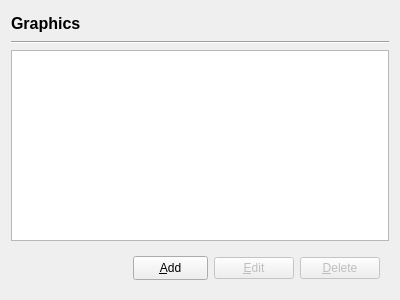
<?xml version="1.0" encoding="UTF-8"?>
<ui version="4.0">
 <class>VisualReportsPage</class>
 <widget class="QWidget" name="VisualReportsPage">
  <property name="geometry">
   <rect>
    <x>0</x>
    <y>0</y>
    <width>400</width>
    <height>300</height>
   </rect>
  </property>
  <property name="windowTitle">
   <string>Form</string>
  </property>
  <layout class="QVBoxLayout" name="verticalLayout">
   <item>
    <widget class="QLabel" name="title">
     <property name="minimumSize">
      <size>
       <width>0</width>
       <height>24</height>
      </size>
     </property>
     <property name="font">
      <font>
       <pointsize>12</pointsize>
       <bold>true</bold>
      </font>
     </property>
     <property name="text">
      <string>Graphics</string>
     </property>
    </widget>
   </item>
   <item>
    <widget class="Line" name="line">
     <property name="orientation">
      <enum>Qt::Horizontal</enum>
     </property>
    </widget>
   </item>
   <item>
    <widget class="QListWidget" name="list"/>
   </item>
   <item>
    <widget class="QWidget" name="widget_2" native="true">
     <layout class="QHBoxLayout" name="horizontalLayout_4">
      <item>
       <spacer name="horizontalSpacer">
        <property name="orientation">
         <enum>Qt::Horizontal</enum>
        </property>
        <property name="sizeHint" stdset="0">
         <size>
          <width>0</width>
          <height>20</height>
         </size>
        </property>
       </spacer>
      </item>
      <item>
       <widget class="QToolButton" name="add">
        <property name="sizePolicy">
         <sizepolicy hsizetype="Fixed" vsizetype="Fixed">
          <horstretch>75</horstretch>
          <verstretch>24</verstretch>
         </sizepolicy>
        </property>
        <property name="minimumSize">
         <size>
          <width>75</width>
          <height>24</height>
         </size>
        </property>
        <property name="maximumSize">
         <size>
          <width>75</width>
          <height>24</height>
         </size>
        </property>
        <property name="text">
         <string>&amp;Add</string>
        </property>
        <property name="popupMode">
         <enum>QToolButton::InstantPopup</enum>
        </property>
       </widget>
      </item>
      <item>
       <widget class="QPushButton" name="edit">
        <property name="enabled">
         <bool>false</bool>
        </property>
        <property name="text">
         <string>&amp;Edit</string>
        </property>
       </widget>
      </item>
      <item>
       <widget class="QPushButton" name="delete_">
        <property name="enabled">
         <bool>false</bool>
        </property>
        <property name="text">
         <string>&amp;Delete</string>
        </property>
       </widget>
      </item>
     </layout>
    </widget>
   </item>
  </layout>
 </widget>
 <resources/>
 <connections/>
</ui>
